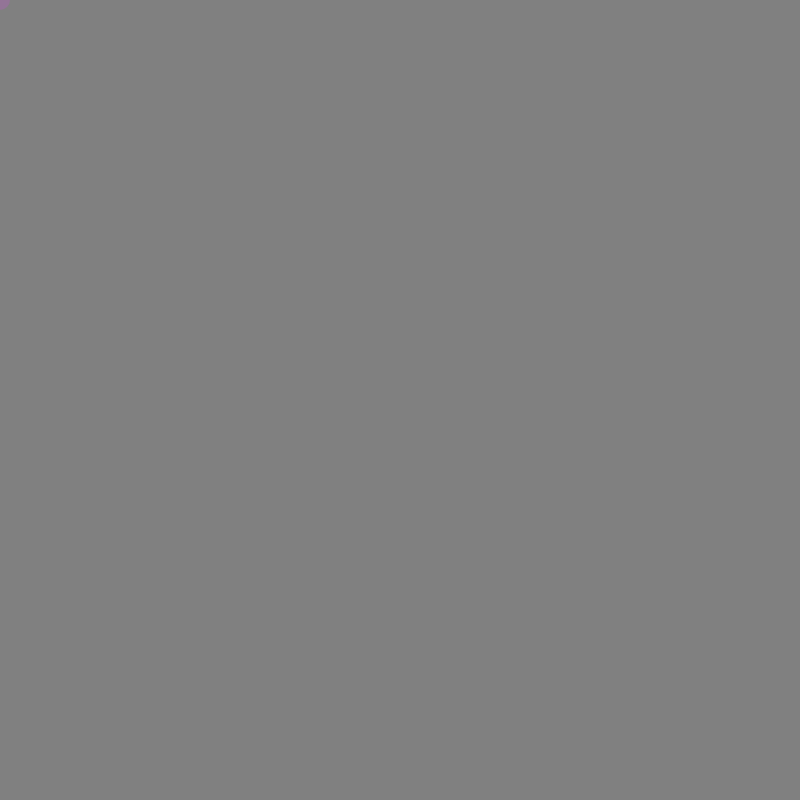
Frame 1 (no input)
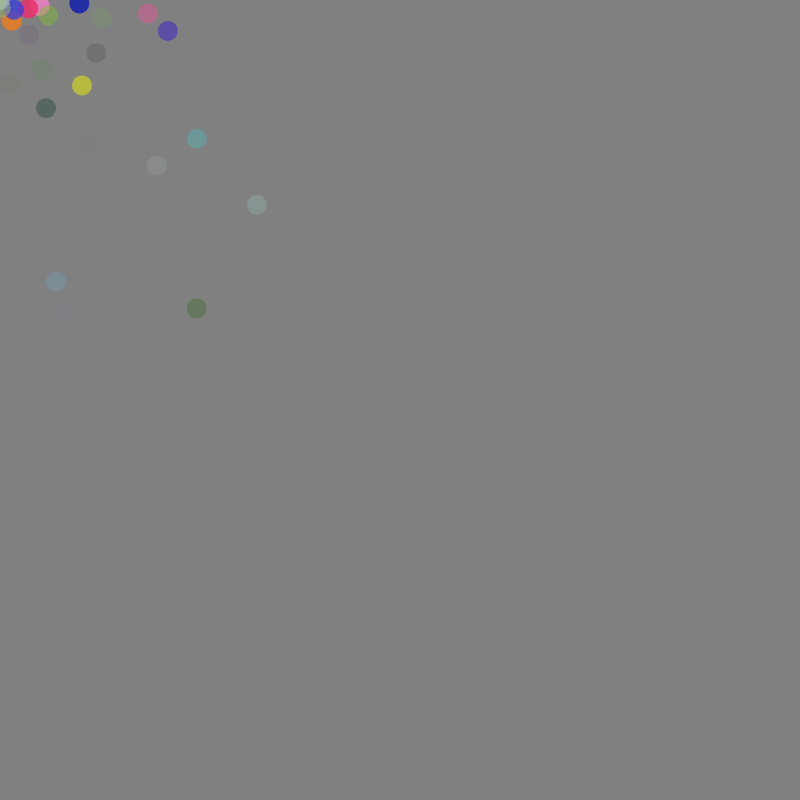
Frame 60 (no input)
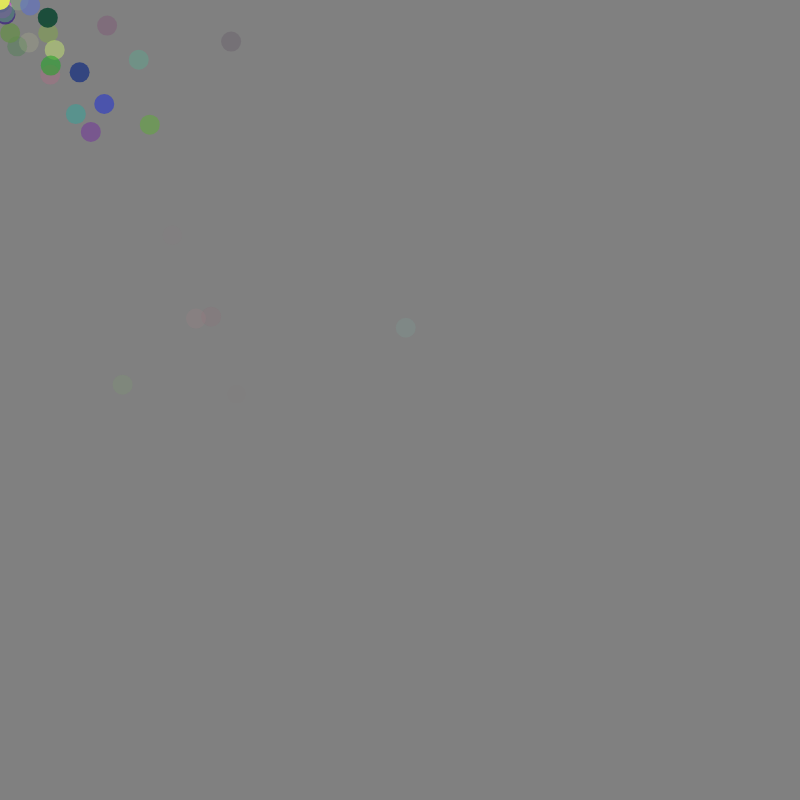
Frame 120 (the mouse pressed at the canvas centre since frame 60)

The p5.js sketch that drew these frames (run headless with seeded random() and noise() and a simulated clock; from frame 60 on, the mouse is pressed at the canvas centre):

// p5.js sketch
// ── sketch.js
let cars = []

function setup() {
  createCanvas(800, 800);
  //for (let i = 0; i < 20; i++) // no ;
  //{
  //cars.push(new Car());
  //}
  noStroke();
}

function draw() {
  background("grey")
  cars.push(new Car());
  for (let i = 0; i < cars.length; i++) {
    cars[i].display();
    cars[i].move();
    if (cars[i].a <= 0){
      cars.splice(i,1);
    }
  }
}
// can make multiple

class Car {
  //inatlizes everything or make it runs
  constructor() {
    //attributes
    //this particular x blongs to this car
    this.pos = createVector(0, 0, 0);
    this.vel = createVector(random(10), random(10));
    this.r = random(255);
    this.g = random(255);
    this.b = random(255);
    this.a = random(255);
    this.s = random (5,20);

  }
  //methods

  display() {
    fill(this.r, this.g, this.b, this.a, this.s);
    ellipse(this.pos.x, this.pos.y, 20);

  }
  move() {
    this.pos.add(this.vel);
    this.a = this.a -5;
    //if (this.pos.x > width) this.pos.x = 0;
    //if (this.pos.x < 0) this.pos.x = width;
    //if (this.pos.y > height) this.pos.y = 0;
    //if (this.pos.y < 0) this.pos.y = height;
  }
}
